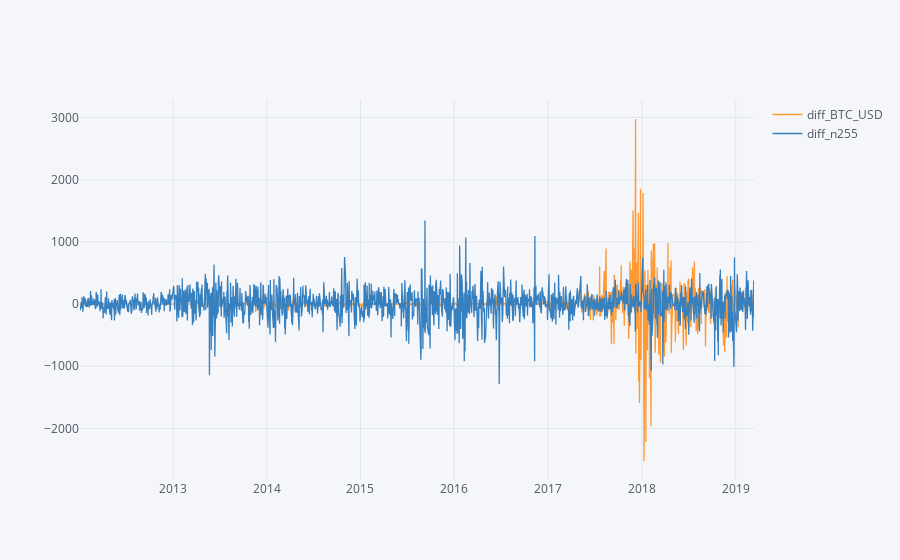

Notebook code for this chart:
### Code cell
pd.DataFrame({
    "diff_BTC_USD": diff_XY["close_y"],
    "diff_n255": diff_XY["close_x"],
}).iplot()

### Figure 1 — Plotly figure (JSON) as saved in the notebook; plotly's stock layout.template omitted (floating-point values rounded to 4 significant figures; data arrays with more than 128 entries replaced by an {"elided": "..."} marker saying what was removed)
{"data": [{"line": {"color": "rgba(255, 153, 51, 1.0)", "dash": "solid", "shape": "linear", "width": 1.3}, "mode": "lines", "name": "diff_BTC_USD", "text": "", "type": "scatter", "uid": "255d0c04-f0d7-4d2c-89b5-606767268cac", "x": {"elided": "1763 str values"}, "y": {"elided": "1763 float values"}}, {"line": {"color": "rgba(55, 128, 191, 1.0)", "dash": "solid", "shape": "linear", "width": 1.3}, "mode": "lines", "name": "diff_n255", "text": "", "type": "scatter", "uid": "f8f57acd-22ee-4a6d-891c-0d4611215eb7", "x": {"elided": "1763 str values"}, "y": {"elided": "1763 float values"}}], "layout": {"autosize": true, "legend": {"bgcolor": "#F5F6F9", "font": {"color": "#4D5663"}}, "paper_bgcolor": "#F5F6F9", "plot_bgcolor": "#F5F6F9", "title": {"font": {"color": "#4D5663"}}, "xaxis": {"autorange": true, "gridcolor": "#E1E5ED", "range": ["2012-01-05", "2019-03-13"], "showgrid": true, "tickfont": {"color": "#4D5663"}, "title": {"font": {"color": "#4D5663"}, "text": ""}, "type": "date", "zerolinecolor": "#E1E5ED"}, "yaxis": {"autorange": true, "gridcolor": "#E1E5ED", "range": [-2830.0, 3282.0], "showgrid": true, "tickfont": {"color": "#4D5663"}, "title": {"font": {"color": "#4D5663"}, "text": ""}, "type": "linear", "zerolinecolor": "#E1E5ED"}}}
